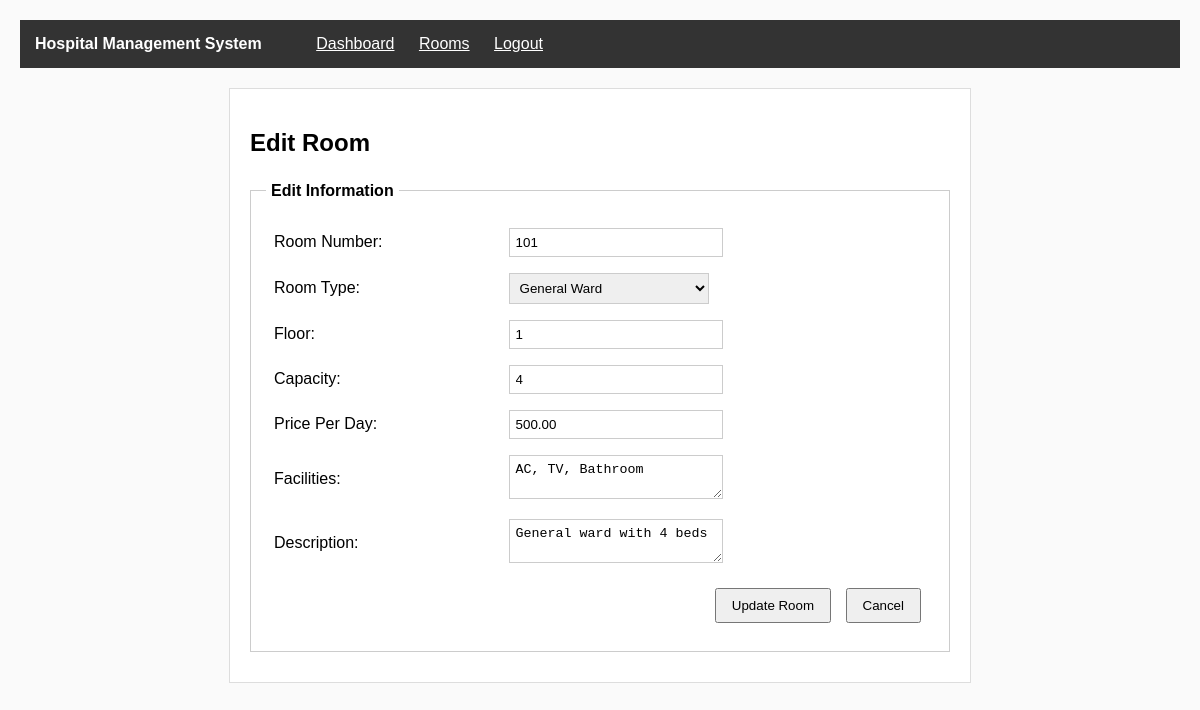
Screenshot of /view/room_edit.php?id=1 (signed in) with the database file from the repository.
### tables this page shows
CREATE TABLE rooms (
  id INT AUTO_INCREMENT PRIMARY KEY,
  room_number VARCHAR(20) NOT NULL UNIQUE,
  room_type VARCHAR(50) NOT NULL,
  floor VARCHAR(20),
  capacity INT DEFAULT 1,
  price_per_day DECIMAL(10,2) NOT NULL,
  facilities TEXT,
  description TEXT,
  status VARCHAR(20) DEFAULT 'Available'
);

### model/roomModel.php (called while the page is built, shortened)
<?php
function getRoomById($id)
{
    $con = getConnection();
    $sql = "SELECT * FROM rooms WHERE id='{$id}'";
    $result = mysqli_query($con, $sql);
    return mysqli_fetch_assoc($result);
}
?>

### view/room_edit.php (the view, shortened to what this page needs)
<?php
require_once('../model/roomModel.php');
$id = $_REQUEST['id'];
$room = getRoomById($id);
?>
<!DOCTYPE html>
<html lang="en">
<head>
    <link rel="stylesheet" href="../assets/css/style.css">
</head>
<body>
    <div class="navbar">
        <span class="navbar-title">Hospital Management System</span>
        <a href="dashboard_admin.php" class="navbar-link">Dashboard</a>
        <a href="room_list.php" class="navbar-link">Rooms</a>
        <a href="../controller/logout.php" class="navbar-link">Logout</a>
    </div>
    <div class="main-container">
        <h2>Edit Room</h2>
        <fieldset>
            <legend>Edit Information</legend>
            <form method="POST" action="../controller/edit_room.php">
                <table cellpadding="5">
                    <tr>
                        <td>Room Number:</td>
                        <td><input type="text" name="room_number" value="<?php echo $room['room_number']; ?>" required>
                        </td>
                    </tr>
                    <tr>
                        <td>Room Type:</td>
                        <td>
                            <select name="room_type">
                                <option value="General Ward" <?php if ($room['room_type'] == 'General Ward')
                                    echo 'selected'; ?>>General Ward</option>
                            </select>
                        </td>
                    </tr>
                    <tr>
                        <td>Floor:</td>
                        <td><input type="text" name="floor" value="<?php echo $room['floor']; ?>"></td>
                    </tr>
                    <tr>
                        <td>Capacity:</td>
                        <td><input type="number" name="capacity" value="<?php echo $room['capacity']; ?>" min="1"></td>
                    </tr>
                    <tr>
                        <td>Price Per Day:</td>
                        <td><input type="number" step="0.01" name="price" value="<?php echo $room['price_per_day']; ?>"
                                required></td>
                    </tr>
                    <tr>
                        <td>Facilities:</td>
                        <td><textarea name="facilities" rows="2"><?php echo $room['facilities']; ?></textarea></td>
                    </tr>
                    <tr>
                        <td>Description:</td>
                        <td><textarea name="description" rows="2"><?php echo $room['description']; ?></textarea></td>
                    </tr>
                    <tr>
                        <td colspan="2" align="right">
                            <input type="submit" name="update" value="Update Room">
                            <a href="room_list.php"><button type="button">Cancel</button></a>
                        </td>
                    </tr>
                </table>
            </form>
        </fieldset>
    </div>
</body>
</html>

### assets/css/style.css (style rules this page uses)
body { margin: 0; padding: 20px; background-color: #fafafa; font-family: Arial, sans-serif; }
.main-container { width: 700px; margin: 20px auto; padding: 20px; background-color: white; border: 1px solid #ddd; }
.navbar { background-color: #333; color: white; padding: 15px; margin-bottom: 20px; }
.navbar-title { margin-right: 30px; font-weight: bold; }
.navbar-link { color: white; margin-left: 20px; }
fieldset { padding: 15px; margin: 10px 0; border: 1px solid #ccc; }
legend { font-weight: bold; padding: 5px; }
table { width: 100%; border-collapse: collapse; }
td { padding: 8px; }
input[type="text"], input[type="email"], input[type="password"], input[type="tel"], input[type="number"], input[type="date"], textarea, select { width: 200px; padding: 6px; border: 1px solid #ccc; }
input[type="submit"], button { padding: 8px 15px; margin: 5px; cursor: pointer; }
a { color: blue; }

### rows the page displays
rooms: room_number "101", room_type "General Ward", floor "1", capacity "4", price "500.00", facilities "AC, TV, Bathroom", description "General ward with 4 beds"
